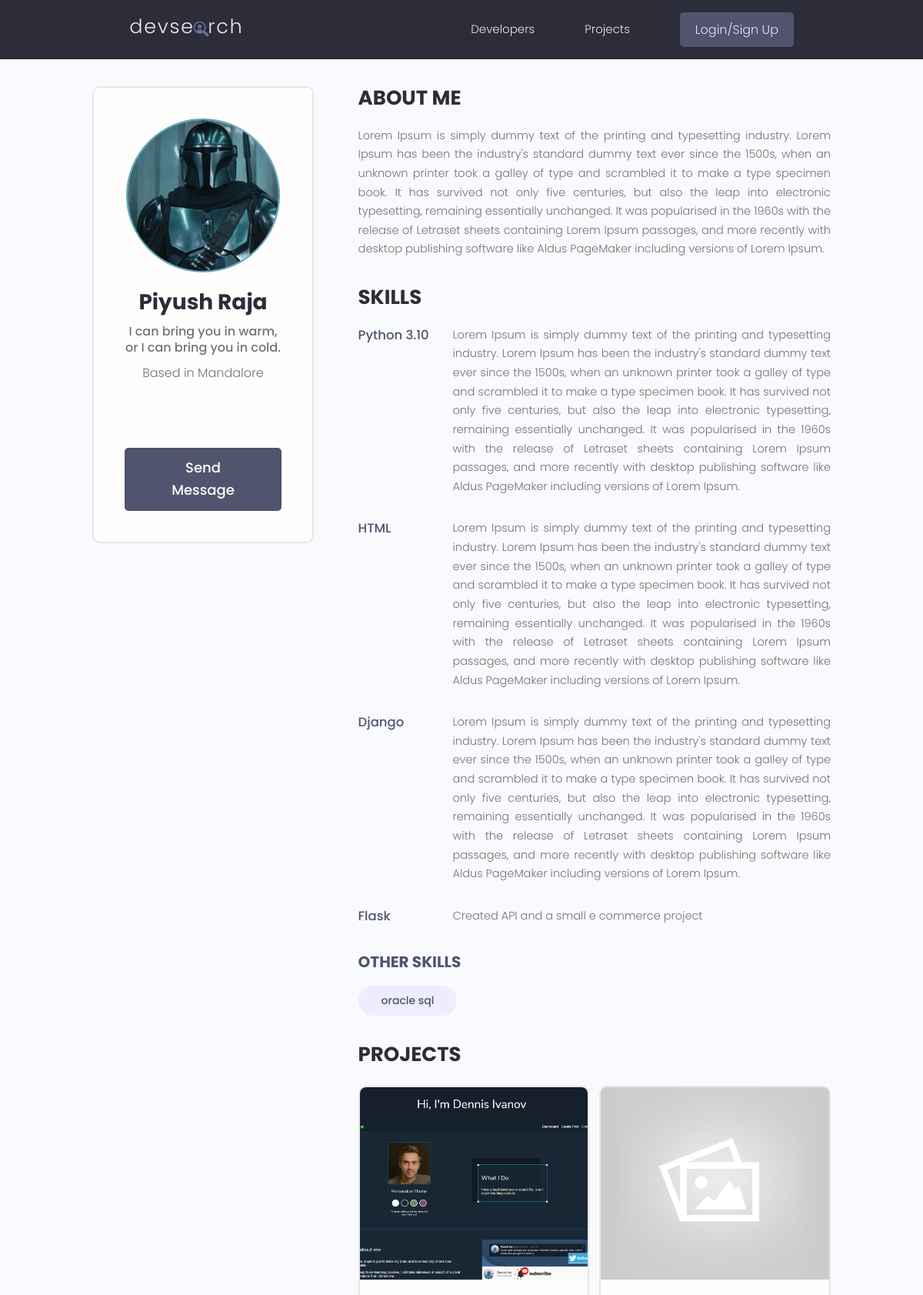
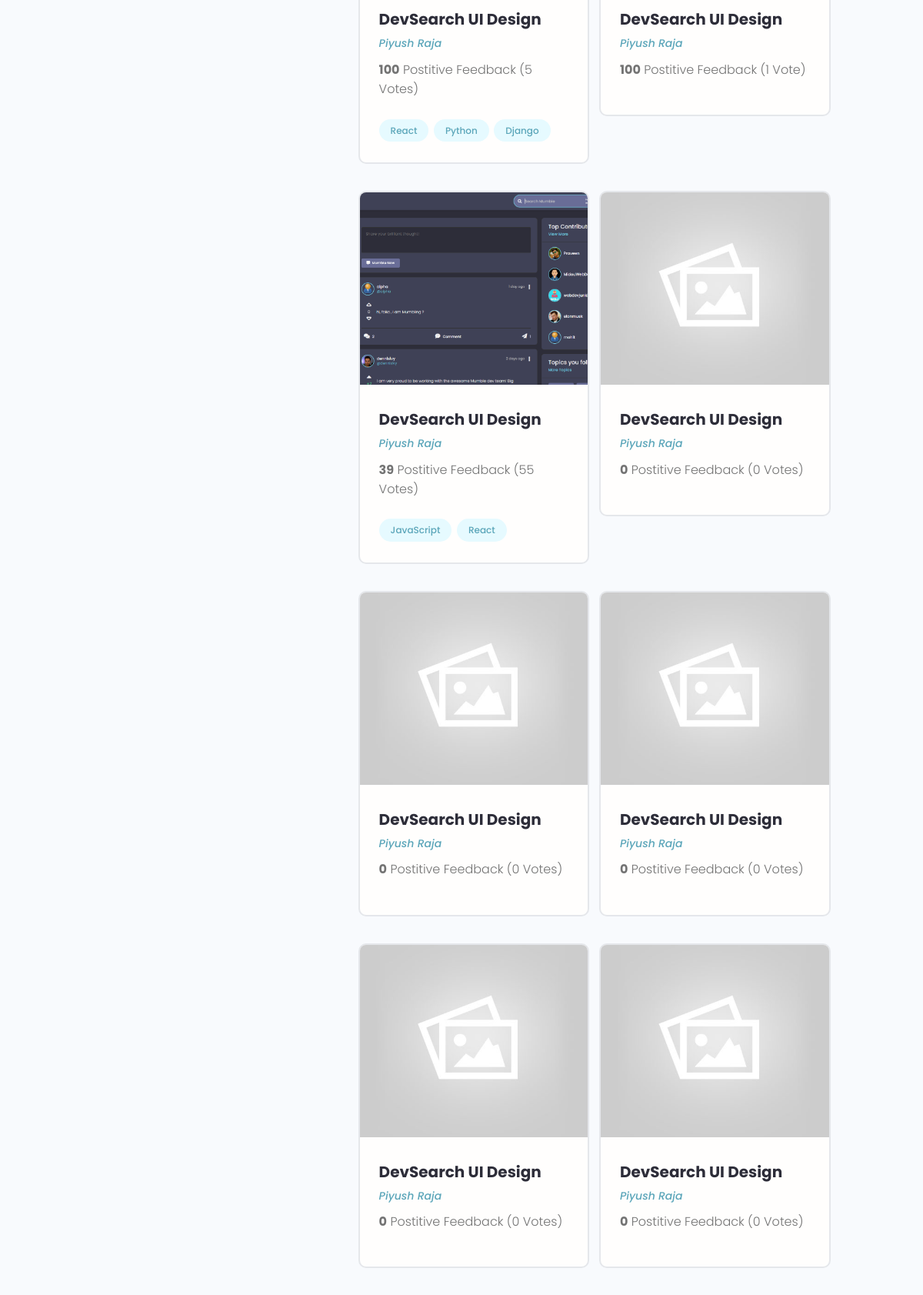
Page /profile/b94c978f-5e45-411d-be1d-273ed6c93a45 (upper part) on the committed database (2 pictures, top to bottom).
### users/models.py (models this page shows, shortened)
class Profile(models.Model) :
    user = models.OneToOneField(User, on_delete=models.CASCADE,null=True,blank=True)
    name=models.CharField(max_length=200,blank=True,null=True)
    email=models.EmailField(max_length=500, blank=True,null=True)
    username=models.CharField(max_length=200,blank=True,null=True)
    location=models.CharField(max_length=200,blank=True,null=True)
    short_intro=models.CharField(max_length=200,blank=True,null=True)
    bio = models.TextField(blank=True,null=True )
    profile_image=models.ImageField(null=True,blank=True,upload_to='profiles/',default="profiles/user-default.png")
    social_github=models.CharField(max_length=200,blank=True,null=True)
    social_twitter=models.CharField(max_length=200,blank=True,null=True)
    social_linkedin=models.CharField(max_length=200,blank=True,null=True)
    social_youtube=models.CharField(max_length=200,blank=True,null=True)
    social_website=models.CharField(max_length=200,blank=True,null=True)
    created=models.DateTimeField(auto_now_add=True)
    id=models.UUIDField(default=uuid.uuid4,unique=True,primary_key=True,editable=False)

class Skill(models.Model) :
    owner = models.ForeignKey(Profile,on_delete=models.CASCADE, null= True,blank=True)
    name=models.CharField(max_length=300,null=True,blank=True)
    description=models.TextField(null=True,blank=True)
    created=models.DateTimeField(auto_now_add=True)
    id=models.UUIDField(default=uuid.uuid4,unique=True,primary_key=True,editable=False)
    def __str__(self):
        return str(self.name)

### projects/models.py (models this page shows, shortened)
class Project(models.Model) :
    owner=models.ForeignKey(Profile, null=True,blank=True, on_delete=models.SET_NULL)
    title= models.CharField(max_length=200)
    description=models.TextField(null=True, blank=True)
    featured_image=models.ImageField(null=True, blank=True,default="default.jpg")
    demo_link = models.CharField(max_length=2000, null=True,blank=True)
    source_link = models.CharField(max_length=2000,null=True,blank=True)
    tags=models.ManyToManyField('Tag', blank=True)
    vote_total=models.IntegerField(default=0,null=True,blank=True)
    vote_ratio=models.IntegerField(default=0,null=True,blank=True)
    created=models.DateTimeField(auto_now_add=True)
    id=models.UUIDField(default=uuid.uuid4,unique=True, primary_key=True,editable=False)
    class Meta :
        ordering = ['-vote_ratio','-vote_total','title'] # will give oldest first

class Tag(models.Model) :
    name=models.CharField(max_length=300)
    created=models.DateTimeField(auto_now_add=True)
    id=models.UUIDField(default=uuid.uuid4,unique=True, primary_key=True,editable=False)
    def __str__(self):
        return self.name

### users/views.py (the view)
# urls.py: path('profile/<str:pk>', views.userProfile,name="user-profile"),
def userProfile(request,pk) :
    profile=Profile.objects.get(id=pk)
    topskills = profile.skill_set.exclude(description__exact="") #accessing the child model skill and filter all skills that is not empty
    otherskills=profile.skill_set.filter(description="")
    context={'profile':profile,'topskills':topskills,'otherskills':otherskills}
    return render(request,'users/user-profile.html',context)

### users/templates/users/user-profile.html (shortened to what this page needs)
{% extends 'main.html' %}
{% block content %}
  <main class="profile my-md">
    <div class="container">
      <div class="layout">
        <div class="column column--1of3">
          <div class="card text-center">
            <div class="card__body dev">
              <img class="avatar avatar--xl" src="{{profile.profile_image.url}}" />
              <h2 class="dev__name">{{profile.name}}
              </h2>
              <p class="dev__title">{{profile.short_intro}}</p>
              <p class="dev__location">Based in {{profile.location}}</p>
              <ul class="dev__social">
              </ul>
              {% if request.user.profile.id != profile.id %}
              <a href="{% url 'create-message' profile.id %}" class="btn btn--sub btn--lg">Send Message </a>
              {% endif %}
            </div>
          </div>
        </div>
        <div class="column column--2of3">
          <div class="devInfo">
            <h3 class="devInfo__title">About Me</h3>
            <p class="devInfo__about">{{profile.bio}}
            </p>
          </div>
          <div class="devInfo">
            <h3 class="devInfo__title">Skills</h3>
            <div class="devInfo__skills">
                {% for skill in topskills %}
              <div class="devSkill">
                <h4 class="devSkill__title">{{skill.name}}</h4>
                <p class="devSkill__info">{{skill.description}}
                </p>
              </div>
              {% endfor %}
              <h3 class="devInfo__subtitle">Other Skills</h3>
              <div class="devInfo__otherSkills">
                {% for skill in otherskills %}
                <span class="tag tag--pill tag--sub tag--lg">
                  <small>{{skill}}</small>
                </span>
                {% endfor %}
              </div>
            </div>
          </div>
          <div class="devInfo">
            <h3 class="devInfo__title">Projects</h3>
            <div class="grid grid--two">
            {% for project in profile.project_set.all %}
              <div class="column">
                <div class="card project">
                  <a href="{%url 'project' project.id %}" class="project">
                    <img class="project__thumbnail" src="{{project.featured_image.url}}" alt="project thumbnail" />
                    <div class="card__body">
                      <h3 class="project__title">DevSearch UI Design</h3>
                      <p><a class="project__author" href="profile.html">{{project.owner.name}}</a></p>
                      <p class="project--rating">
                        <span style="font-weight: bold;">{{project.vote_ratio}}</span> Postitive
                        Feedback ({{project.vote_total}} Vote{{project.vote_total|pluralize:"s"}})
                      </p>
                      <div class="project__tags">
                        {% for tag in project.tags.all %}
                        <span class="tag tag--pill tag--main">
                          <small>{{tag}}</small>
                        </span>
                        {% endfor %}
                      </div>
                    </div>
                  </a>
                </div>
              </div>
              {% endfor %}
            </div>
          </div>
        </div>
      </div>
    </div>
  </main>
{% endblock %}

### static/styles/app.css (style rules this page uses)
:root { --color-sub: #2d2d39; }
.btn--sub { background-color: var(--color-sub-light); }
.card { border: 2px solid var(--color-light); }
img { width: 100%; }
.profile .card > .dev { padding: 4rem; }
.dev__name { color: var(--color-sub); font-size: 2.8rem; font-weight: 700; margin-top: 1rem; margin-bottom: 0.5rem; }
.dev__title { font-size: 1.6rem; font-weight: 500; line-height: 1.3; }
.dev__location { margin-top: 1rem; }
.dev__social { margin: 3rem 0; list-style: none; display: flex; justify-content: center; gap: 1.5rem; }
.devInfo { margin-bottom: 3rem; }
.devInfo__title, .devInfo__subtitle { font-size: 2.6rem; color: var(--color-sub); text-transform: uppercase; font-weight: 700; margin-bottom: 1.5rem; }
.devInfo__subtitle { font-size: 2rem; color: var(--color-sub-light); }
.devInfo__about, .devSkill__info { font-size: 1.45rem; line-height: 1.7; text-align: justify; }
.devSkill { margin-bottom: 3rem; }
.devSkill__title { font-size: 1.65rem; font-weight: 500; color: var(--color-sub-light); }
@media screen and (min-width: 700px) { .devSkill { display: flex; justify-content: space-between; gap: 3rem; } }
@media screen and (min-width: 700px) { .devSkill__info { flex-basis: 80%; } }
.project__author { font-size: 1.4rem; font-style: italic; }
.project--rating { margin-bottom: 1.6em; margin-top: .5em; }
.project__thumbnail { height: 25rem; object-fit: cover; object-position: top center; }
.project__title { font-size: 2rem; font-weight: 700; color: var(--color-sub); }

### static/uikit/styles/modules/_variables.css (style rules this page uses)
:root { --color-main: #5aa5b9; --color-main-light: #e6faff; --color-sub: #3f4156; --color-sub-light: #51546e; --color-sub-lighter: #ededfd; --color-text: #737373; --color-gray: #8b8b8b; --color-light: #e5e7eb; --color-light-gray: #767676; --color-bg: #f8fafd; --color-white: #fffefd; --color-white-light: #f3f3f3; --color-success: #359e64; --color-success-bg: #def8e8; --color-error: #fc4b0b; --color-error-bg: #fff2ee; --font-base: 'Poppins', arial, helvetica, 'Segoe UI', roboto, ubuntu, sans-serif; --font-monospace: 'Fira Code', 'Courier New', courier, monospace; --font-regular: 300; --font-medium: 500; --font-bold: 700; --generic-shadow: 1px 1px 5px #00000010; --generic-transition: all 0.3s ease-in-out; }

### static/uikit/styles/modules/_base.css (style rules this page uses)
* { margin: 0; padding: 0; box-sizing: border-box; text-rendering: optimizeLegibility; color: inherit; font-size: inherit; }
html { font-size: 50%; }
@media only screen and (min-width: 480px) { html { font-size: 56.25%; } }
@media only screen and (min-width: 1200px) { html { font-size: 62.5%; } }
body { line-height: 1.6; font-weight: 400; font-size: 1.5rem; color: var(--color-text); background-color: var(--color-bg); min-height: 100vh; }

### static/uikit/styles/modules/_typography.css (style rules this page uses)
* { font-family: var(--font-base); }
h2 { font-size: 3.6rem; font-weight: var(--font-bold); }
h3 { font-size: 3.2rem; font-weight: var(--font-medium); }
h4 { font-size: 2.8rem; font-weight: var(--font-medium); }
p, span, strong { font-size: 1.6rem; color: var(--color-text); font-weight: var(--font-regular); }
a { padding-bottom: 2px; text-decoration: none; display: inline-block; color: var(--color-main); font-weight: var(--font-medium); }

### static/uikit/styles/modules/_utilities.css (style rules this page uses)
.container { width: 92%; max-width: 165rem; margin: 0 auto; box-sizing: border-box; }
@media screen and (min-width: 1000px) { .container { width: 90%; } }
@media screen and (min-width: 1200px) { .container { width: 80%; } }
.text-center { text-align: center; }
.my-md { margin: 3rem auto; }

### static/uikit/styles/modules/_avatar.css (style rules this page uses)
.avatar { border-radius: 50%; border: 2px solid var(--color-main); object-fit: cover; }
.avatar--xl { height: 20rem; width: 20rem; }

### static/uikit/styles/modules/_button.css (style rules this page uses)
.btn { display: inline-block; position: relative; cursor: pointer; background-color: var(--color-light); font-weight: var(--font-medium); color: var(--color-sub); text-decoration: none; padding: 1rem 2rem; border-radius: 0.5rem; border: none; width: -webkit-fit-content; width: -moz-fit-content; width: fit-content; height: -webkit-fit-content; height: -moz-fit-content; height: fit-content; font-size: 1.6rem; outline-width: 0; outline-color: transparent; -webkit-backface-visibility: hidden; backface-visibility: hidden; transition: all 0.3s ease-in-out; }
.btn--sub { background-color: var(--color-sub); color: var(--color-white); }
.btn--lg { font-size: 1.8rem; padding: 1.2rem 4.5rem; }

### static/uikit/styles/modules/_card.css (style rules this page uses)
.card { border-radius: 1rem; background-color: var(--color-white); border: 1.5px solid var(--color-light); width: auto; height: auto; margin-top: 0.5rem; margin-bottom: 0.5rem; overflow: hidden; }
.card__body, .card__header { padding: 2rem 2.5rem; }

### rows in the picture
Profile: profile_image (picture), name "Piyush Raja", short_intro "I can bring you in warm, or I can bring you in cold.", location "Mandalore", bio "Lorem Ipsum is simply dummy text of the printing and typesetting industry. Lorem Ipsum has been the industry's standard dummy text ever since the 1500s, when an unknown printer took a galley of type and scrambled it to make a type specimen book. It has survived not only five centuries, but also the leap into electronic typesetting, remaining essentially unchanged. It was popularised in the 1960s with the release of Letraset sheets containing Lorem Ipsum passages, and more recently with desktop publishing software like Aldus PageMaker including versions of Lorem Ipsum."
Skill: name "Python 3.10", description "Lorem Ipsum is simply dummy text of the printing and typesetting industry. Lorem Ipsum has been the industry's standard dummy text ever since the 1500s, when an unknown printer took a galley of type and scrambled it to make a type specimen book. It has survived not only five centuries, but also the leap into electronic typesetting, remaining essentially unchanged. It was popularised in the 1960s with the release of Letraset sheets containing Lorem Ipsum passages, and more recently with desktop publishing software like Aldus PageMaker including versions of Lorem Ipsum."
Skill: name "HTML", description "Lorem Ipsum is simply dummy text of the printing and typesetting industry. Lorem Ipsum has been the industry's standard dummy text ever since the 1500s, when an unknown printer took a galley of type and scrambled it to make a type specimen book. It has survived not only five centuries, but also the leap into electronic typesetting, remaining essentially unchanged. It was popularised in the 1960s with the release of Letraset sheets containing Lorem Ipsum passages, and more recently with desktop publishing software like Aldus PageMaker including versions of Lorem Ipsum."
Skill: name "Django", description "Lorem Ipsum is simply dummy text of the printing and typesetting industry. Lorem Ipsum has been the industry's standard dummy text ever since the 1500s, when an unknown printer took a galley of type and scrambled it to make a type specimen book. It has survived not only five centuries, but also the leap into electronic typesetting, remaining essentially unchanged. It was popularised in the 1960s with the release of Letraset sheets containing Lorem Ipsum passages, and more recently with desktop publishing software like Aldus PageMaker including versions of Lorem Ipsum."
Skill: name "Flask", description "Created API and a small e commerce project"
Skill: name "oracle sql"
Project: featured_image (picture), owner.name "Piyush Raja", vote_ratio "100", vote_total "5"
Tag: name "React"
Tag: name "Python"
Tag: name "Django"
Project: featured_image (placeholder picture), owner.name "Piyush Raja", vote_ratio "100", vote_total "1"
Project: featured_image (picture), owner.name "Piyush Raja", vote_ratio "39", vote_total "55"
Tag: name "JavaScript"
Project: featured_image (placeholder picture), owner.name "Piyush Raja", vote_ratio "0", vote_total "0"
Project: featured_image (placeholder picture), owner.name "Piyush Raja", vote_ratio "0", vote_total "0"
Project: featured_image (placeholder picture), owner.name "Piyush Raja", vote_ratio "0", vote_total "0"
Project: featured_image (placeholder picture), owner.name "Piyush Raja", vote_ratio "0", vote_total "0"
Project: featured_image (placeholder picture), owner.name "Piyush Raja", vote_ratio "0", vote_total "0"
